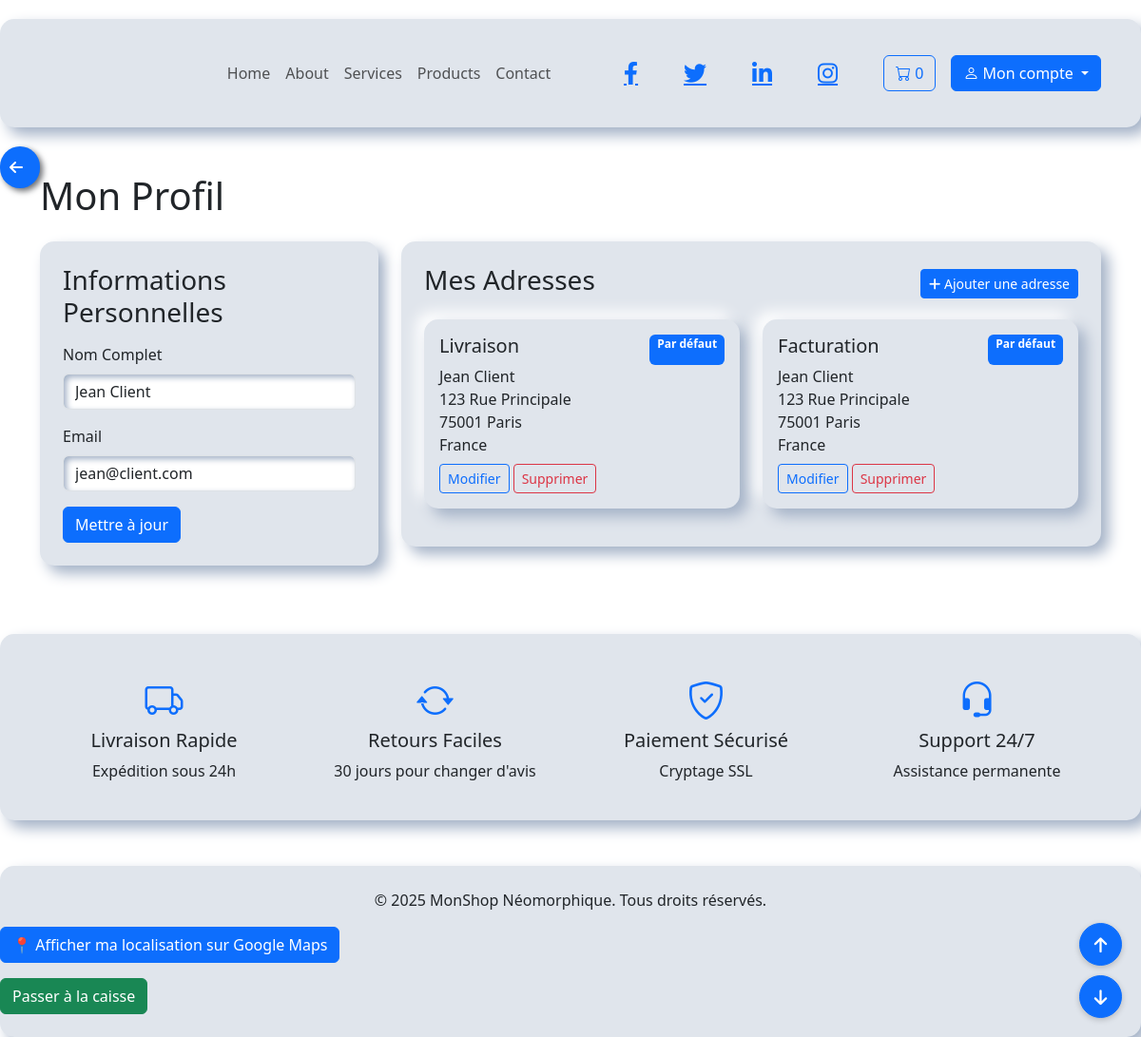
The app's page /projet/user/profile.php (signed in) with its own data.
### tables this page shows
CREATE TABLE IF NOT EXISTS `users` (
  `id` int NOT NULL AUTO_INCREMENT,
  `name` varchar(100) NOT NULL,
  `email` varchar(100) NOT NULL,
  `password` varchar(255) NOT NULL,
  `avatar` varchar(255) DEFAULT 'default.jpg',
  `role` enum('superadmin','admin','client') DEFAULT 'client',
  `is_active` tinyint(1) DEFAULT '1',
  `last_login` datetime DEFAULT NULL,
  `created_at` timestamp NULL DEFAULT CURRENT_TIMESTAMP,
  `updated_at` timestamp NULL DEFAULT CURRENT_TIMESTAMP ON UPDATE CURRENT_TIMESTAMP,
  `password_reset_token` varchar(100) DEFAULT NULL,
  `token_expires_at` datetime DEFAULT NULL,
  `failed_attempts` int DEFAULT '0',
  `locked_until` datetime DEFAULT NULL,
  PRIMARY KEY (`id`),
  UNIQUE KEY `email` (`email`),
  KEY `idx_email` (`email`),
  KEY `idx_role` (`role`)
);

CREATE TABLE IF NOT EXISTS `addresses` (
  `id` int NOT NULL AUTO_INCREMENT,
  `user_id` int DEFAULT NULL,
  `type` enum('shipping','billing') NOT NULL,
  `first_name` varchar(50) NOT NULL,
  `last_name` varchar(50) NOT NULL,
  `company` varchar(100) DEFAULT NULL,
  `address1` varchar(255) NOT NULL,
  `address2` varchar(255) DEFAULT NULL,
  `city` varchar(100) NOT NULL,
  `state` varchar(100) DEFAULT NULL,
  `zip_code` varchar(20) NOT NULL,
  `country` varchar(100) NOT NULL,
  `phone` varchar(20) DEFAULT NULL,
  `is_default` tinyint(1) DEFAULT '0',
  `created_at` timestamp NULL DEFAULT CURRENT_TIMESTAMP,
  PRIMARY KEY (`id`),
  KEY `idx_user` (`user_id`)
);

### projet/user/profile.php (the view, shortened to what this page needs)
<?php
require_once ROOT_PATH . '/includes/auth.php';
$userId = $_SESSION['user']['id'];
$user = $pdo->prepare("SELECT * FROM users WHERE id = ?");
$user->execute([$userId]);
$user = $user->fetch();
$addresses = $pdo->prepare("SELECT * FROM addresses WHERE user_id = ? ORDER BY is_default DESC");
$addresses->execute([$userId]);
require_once ROOT_PATH . '/includes/header.php';
?>
<div class="container my-5">
    <h1 class="mb-4">Mon Profil</h1>
    <div class="row">
        <div class="col-md-4">
            <div class="neumorphic p-4 mb-4">
                <h3 class="mb-3">Informations Personnelles</h3>
                <form method="POST">
                    <div class="mb-3">
                        <label class="form-label">Nom Complet</label>
                        <input type="text" name="name" class="form-control" value="<?= htmlspecialchars($user['name']) ?>" required>
                    </div>
                    <div class="mb-3">
                        <label class="form-label">Email</label>
                        <input type="email" name="email" class="form-control" value="<?= htmlspecialchars($user['email']) ?>" required>
                    </div>
                    <button type="submit" name="update_profile" class="btn btn-primary">Mettre à jour</button>
                </form>
            </div>
        </div>
        <div class="col-md-8">
            <div class="neumorphic p-4 mb-4">
                <div class="d-flex justify-content-between align-items-center mb-3">
                    <h3>Mes Adresses</h3>
                    <button class="btn btn-sm btn-primary" data-toggle="modal" data-target="#addAddressModal">
                        <i class="fas fa-plus"></i> Ajouter une adresse
                    </button>
                </div>
                <?php if ($addresses->rowCount() > 0): ?>
                    <div class="row">
                        <?php foreach ($addresses as $address): ?>
                        <div class="col-md-6 mb-3">
                            <div class="neumorphic p-3">
                                <div class="d-flex justify-content-between">
                                    <h5><?= $address['type'] === 'shipping' ? 'Livraison' : 'Facturation' ?></h5>
                                    <?php if ($address['is_default']): ?>
                                        <span class="badge bg-primary">Par défaut</span>
                                    <?php endif; ?>
                                </div>
                                <p class="mb-1">
                                    <?= htmlspecialchars($address['first_name']) ?> <?= htmlspecialchars($address['last_name']) ?><br>
                                    <?= htmlspecialchars($address['address1']) ?><br>
                                    <?= htmlspecialchars($address['zip_code']) ?> <?= htmlspecialchars($address['city']) ?><br>
                                    <?= htmlspecialchars($address['country']) ?><br>
                                </p>
                                <div class="mt-2">
                                    <button
                                        class="btn btn-sm btn-outline-primary edit-address-btn"
                                        data-toggle="modal"
                                        data-target="#updateAddressModal"
                                        data-id="<?= $address['id'] ?>"
                                        data-type="<?= htmlspecialchars($address['type']) ?>"
                                        data-first_name="<?= htmlspecialchars($address['first_name']) ?>"
                                        data-last_name="<?= htmlspecialchars($address['last_name']) ?>"
                                        data-company="<?= htmlspecialchars($address['company']) ?>"
                                        data-address1="<?= htmlspecialchars($address['address1']) ?>"
                                        data-address2="<?= htmlspecialchars($address['address2']) ?>"
                                        data-zip_code="<?= htmlspecialchars($address['zip_code']) ?>"
                                        data-city="<?= htmlspecialchars($address['city']) ?>"
                                        data-state="<?= htmlspecialchars($address['state']) ?>"
                                        data-country="<?= htmlspecialchars($address['country']) ?>"
                                        data-phone="<?= htmlspecialchars($address['phone']) ?>"
                                        data-is_default="<?= $address['is_default'] ?>"
                                    >
                                        Modifier
                                    </button>
                                    <button
                                        class="btn btn-sm btn-outline-danger remove-address-btn"
                                        data-toggle="modal"
                                        data-target="#removeAddressModal"
                                        data-id="<?= $address['id'] ?>"
                                    >
                                        Supprimer
                                    </button>
                                </div>
                            </div>
                        </div>
                        <?php endforeach; ?>
                    </div>
                <?php else: ?>
                    <div class="alert alert-info">Aucune adresse enregistrée</div>
                <?php endif; ?>
            </div>
        </div>
    </div>
</div>
<?php require_once ROOT_PATH . '/includes/footer.php'; ?>

### projet/assets/css/neumorphic.css (style rules this page uses)
:root { --bg-color: #e0e5ec; --primary-color: #6c5ce7; --secondary-color: #a29bfe; --text-color: #2d3436; --shadow-light: #ffffff; --shadow-dark: #a3b1c6; --success-color: #00b894; --danger-color: #d63031; --warning-color: #fdcb6e; --info-color: #0984e3; }
body { background-color: var(--bg-color); color: var(--text-color); font-family: 'Segoe UI', Tahoma, Geneva, Verdana, sans-serif; line-height: 1.6; padding-top: 20px; }
.neumorphic { background: var(--bg-color); border-radius: 15px; box-shadow: 8px 8px 15px var(--shadow-dark), -8px -8px 15px var(--shadow-light); border: none; transition: all 0.3s ease; }
.btn { border-radius: 10px; padding: 10px 20px; transition: all 0.3s ease; }
.btn-primary { background-color: var(--primary-color); border-color: var(--primary-color); color: white; }
.btn-outline-primary { border-color: var(--primary-color); color: var(--primary-color); }
.form-control { background-color: var(--bg-color); border: none; box-shadow: inset 3px 3px 6px var(--shadow-dark), inset -3px -3px 6px var(--shadow-light); border-radius: 10px; padding: 12px 15px; }
.badge { border-radius: 10px; padding: 5px 10px; }

### records on screen
users: name "Jean Client", email "jean@client.com"
addresses: type "Livraison", is_default "Par défaut", first_name "Jean", last_name "Client", address1 "123 Rue Principale", zip_code "75001", city "Paris", country "France"
addresses: type "Facturation", is_default "Par défaut", first_name "Jean", last_name "Client", address1 "123 Rue Principale", zip_code "75001", city "Paris", country "France"

### other values on screen
$_SESSION['cart_count'] "0"
SITE_NAME "MonShop Néomorphique"
